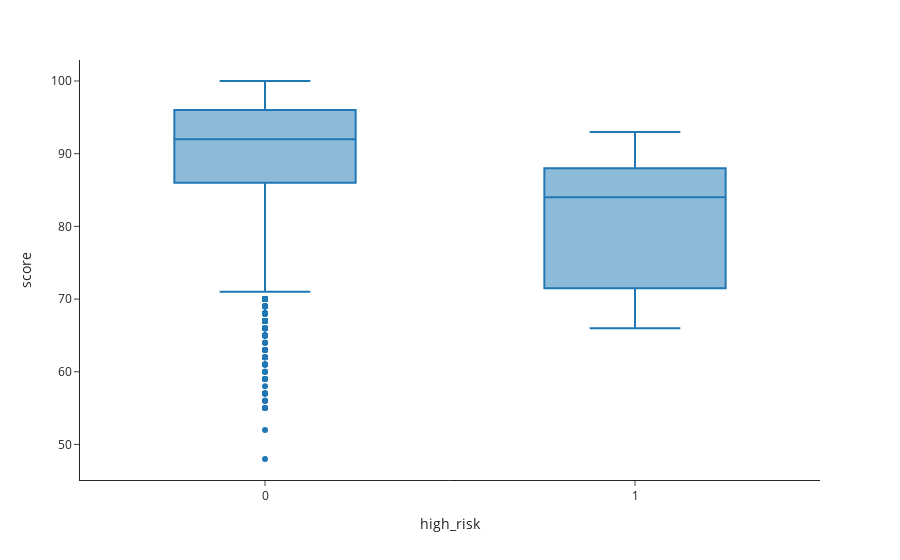

This figure's notebook cell:
### Code cell
px.box(ins_and_vios, x='high_risk', y='score') # SOLUTION

### Figure 1 — Plotly figure (JSON) as saved in the notebook; plotly's stock layout.template omitted (floating-point values rounded to 4 significant figures; data arrays with more than 128 entries replaced by an {"elided": "..."} marker saying what was removed)
{"data": [{"alignmentgroup": "True", "hovertemplate": "high_risk=%{x}<br>score=%{y}<extra></extra>", "legendgroup": "", "marker": {"color": "#1F77B4"}, "name": "", "notched": false, "offsetgroup": "", "orientation": "v", "showlegend": false, "type": "box", "x": {"elided": "5443 float values"}, "x0": " ", "xaxis": "x", "y": {"elided": "5443 int values"}, "y0": " ", "yaxis": "y"}], "layout": {"boxmode": "group", "legend": {"tracegroupgap": 0}, "margin": {"t": 60}, "xaxis": {"anchor": "y", "domain": [0, 1], "title": {"text": "high_risk"}}, "yaxis": {"anchor": "x", "domain": [0, 1], "title": {"text": "score"}}}}
